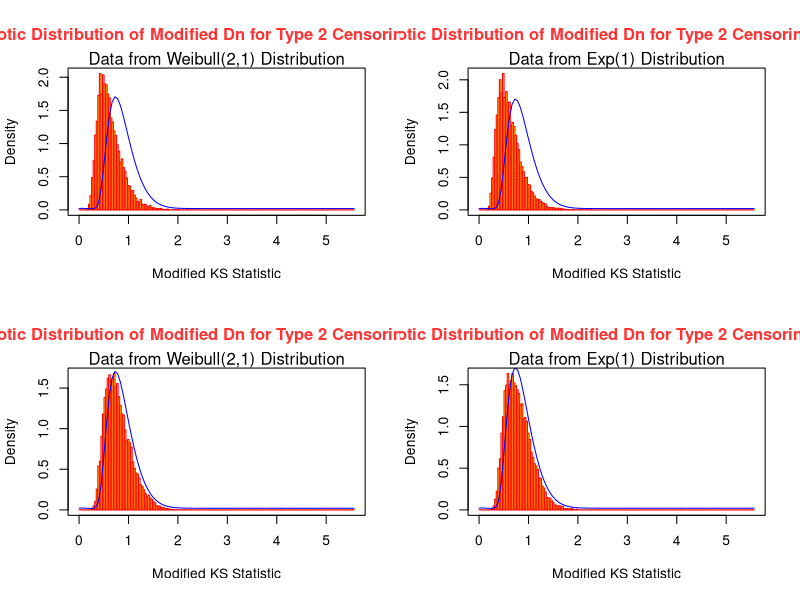

R code for this plot:
#=======================================================
rm(list = ls(all = T)) #removes all objects

#For type two censoring Data
Ks.Cens2Test <- function(data,H0_CDF,r){
  censored_data <- sort(data)[1:r]
  Z_censored_data <- H0_CDF(censored_data)
  test.statistic <- max(abs((((1:r) - 0.5)/length(data))  - Z_censored_data)) +  (0.5/length(data))
  return(test.statistic)
}

#=============================================

emp_pdf=function(x){
  pdf1 <-  function(z){
    epsilon = 0.01; a = 8*z*exp(-2*z*z);b = a + 2*epsilon;i = 2
    while(abs(b-a)>epsilon)
    {
      a = b;b = a+8*((-1)^(i-1))*i*i*z*exp(-2*i*i*z*z);i = i+1
    }
    return(b)
  }
  return(vapply(x,FUN = pdf1,FUN.VALUE = 2))
}


par(mfrow = c(2,2))

Ks.data_weibull <- replicate(10000,{
  sampled_data <- rweibull(30,scale = 2,shape = 1)
  Ks.Cens2Test(sampled_data,function(x){ pweibull(x,scale = 2,shape = 1) },10)
})
hist(sqrt(30)*Ks.data_weibull,col = "yellow",border = "red",freq = F,
     xlab = "Modified KS Statistic",
     main = "Asymptotic Distribution of Modified Dn for Type 2 Censoring and r = 10",
     breaks = seq(0,sqrt(30) + 1/sqrt(100),by = 1/sqrt(1000)),col.main = "#FF3333")
curve(emp_pdf,add = T,col = "blue")
mtext("Data from Weibull(2,1) Distribution",side = 3)
box()


Ks.data_exp <- replicate(10000,{
  sampled_data <- rexp(30,rate = 0.5)
  Ks.Cens2Test(sampled_data,function(x){ pexp(x,rate = 0.5) },10)
})
hist(sqrt(30)*Ks.data_exp,col = "yellow",border = "red",freq = F,
     xlab = "Modified KS Statistic",
     main = "Asymptotic Distribution of Modified Dn for Type 2 Censoring and r = 10",
     breaks = seq(0,sqrt(30) + 1/sqrt(100),by = 1/sqrt(1000)),col.main = "#FF3333")
curve(emp_pdf,add = T,col = "blue")
mtext("Data from Exp(1) Distribution",side = 3)
box()


Ks.data_exp1 <- replicate(10000,{
  sampled_data <- rweibull(30,2,1)
  Ks.Cens2Test(sampled_data,function(x){ pweibull(x,2,1)},20)
})
hist(sqrt(30)*Ks.data_exp1,col = "yellow",border = "red",freq = F,
     xlab = "Modified KS Statistic",
     main = "Asymptotic Distribution of Modified Dn for Type 2 Censoring and r = 20",
     breaks = seq(0,sqrt(30) + 1/sqrt(100),by = 1/sqrt(1000)),col.main = "#FF3333")
curve(emp_pdf,add = T,col = "blue")
mtext("Data from Weibull(2,1) Distribution",side = 3)
box()


Ks.data_exp1 <- replicate(10000,{
  sampled_data <- rexp(30,rate = 0.5)
  Ks.Cens2Test(sampled_data,function(x){ pexp(x,rate = 0.5) },20)
})
hist(sqrt(30)*Ks.data_exp1,col = "yellow",border = "red",freq = F,
     xlab = "Modified KS Statistic",
     main = "Asymptotic Distribution of Modified Dn for Type 2 Censoring and r = 20",
     breaks = seq(0,sqrt(30) + 1/sqrt(100),by = 1/sqrt(1000)),col.main = "#FF3333")
curve(emp_pdf,add = T,col = "blue")
mtext("Data from Exp(1) Distribution",side = 3)
box()


